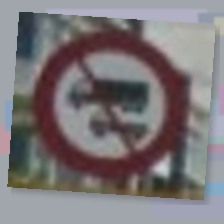
#> input picture data/generated/stage_c_sprint_02_synthetic_topup/no_heavy_vehicle/S02-006_no_heavy_vehicle.jpg, 224 x 224 px
$ python -i collect_stage_c_manual_01_residential_area_ahead.py   (imports and definitions only)
#> lines starting #> are read from the running program, lines starting #| are printed output that depends on the picture; after the words box and inside, x2 and y2 are one past the last pixel; in counts of white or black regions, pixels touching at a corner belong together
#> further down, picture is the input picture: PIL image 224x224 RGB; mean R, G, B 123.7, 118.3, 120.7
from __future__ import annotations

import argparse
import csv
import hashlib
import html
import re
import shutil
import time
from dataclasses import dataclass
from datetime import UTC, datetime
from io import BytesIO
from pathlib import Path
from typing import Any

import cv2
import numpy as np
import requests
from PIL import Image, ImageDraw, ImageOps, UnidentifiedImageError

PROJECT_ROOT = Path(__file__).resolve().parents[1]
STAGE_ID = "stage_c_manual_01_visual_commons"
TARGET_ID = "residential_area_ahead"
DISPLAY_NAME = "Residential area ahead"
COMMONS_API_URL = "https://commons.wikimedia.org/w/api.php"
COMMONS_CATEGORY = "Category:Road sign \u8b66-20 (China)"
USER_AGENT = "MiniProjectRoadSignResearch/1.0 (academic coursework data provenance)"

MANUAL_ROOT = PROJECT_ROOT / "data/raw/manual_collection/stage_c_manual_01/residential_area_ahead"
ORIGINAL_ROOT = MANUAL_ROOT / "original"
CROP_ROOT = MANUAL_ROOT / "crops"
MANIFEST_PATH = PROJECT_ROOT / "data/manifests/stage_c_manual_01_candidates.csv"
TRACKER_PATH = PROJECT_ROOT / "data/manifests/CURRENT_DATA_PROGRESS.csv"
CONTACT_SHEET_PATH = (
    PROJECT_ROOT
    / "outputs/review/00_CURRENT_REVIEW/stage_c_manual_residential_area_ahead_contact_sheet.jpg"
)
ASSIGNMENT_REFERENCE_PATH = PROJECT_ROOT / "data/official/assignment_images/Yellow Signs/045_1_0004.png"


@dataclass(frozen=True)
class ExternalImageSpec:
    source_title: str
    source_page_url: str
    image_url: str
    local_slug: str
    source_modality: str
    license_note: str
    notes: str
    crop_box_xyxy: tuple[int, int, int, int] | None = None


LOCAL_COMMONS_SPECS: tuple[tuple[int, str], ...] = (
    (1, "File:CN road sign \u8b66 23.svg"),
    (2, "File:104\u56fd\u9053 - National Highway 104 - 2015.08 - panoramio (1).jpg"),
    (3, "File:201812 Village Sign on Anshan Road near Anyuan Village.jpg"),
    (5, "File:Changping, Beijing, China - panoramio (155).jpg"),
    (6, "File:Dajiaoyu Village (20230125150536).jpg"),
    (7, "File:East Liangcun Village 01.jpg"),
    (8, "File:End of musical road at G108 Xiayunling section (20230122123921).jpg"),
    (9, "File:Mengzhai Village 01.jpg"),
    (10, "File:Village road sign beside road in China.jpg"),
    (11, "File:Xiaoniu Village 02.jpg"),
    (13, "File:\u4e1c\u6881\u6751\u897f\u6751\u53e3.jpg"),
    (14, "File:\u5c0f\u725b\u6751.jpg"),
    (15, "File:\u5c0f\u725b\u6751\u6751\u53e3 2020-04.jpg"),
    (16, "File:\u5c0f\u725b\u6751\u6751\u53e3.jpg"),
    (17, "File:\u5dde\u57ce\u8857\u9053\u8363\u82b1\u6811\u6751.jpg"),
    (18, "File:\u5f20\u5e84 02.jpg"),
    (19, "File:\u6881\u6751.jpg"),
    (20, "File:\u77f3\u9a6c\u6751\u9644\u8fd1\u7684\u6c49\u5893.jpg"),
    (21, "File:\u8001\u6caa\u676d\u516c\u8def Zhejiang - panoramio.jpg"),
)

EXTERNAL_IMAGES: tuple[ExternalImageSpec, ...] = (
    ExternalImageSpec(
        "ExcuseMyEnglish Mu Shan roadside village warning sign",
        "https://excusemyenglish.fr/Images/ImagesChine/Panneaux/InSitu/Content/Panneaux9.htm",
        "https://excusemyenglish.fr/Images/ImagesChine/Panneaux/InSitu/MaxiLiugong31a.jpg",
        "excusemyenglish_mu_shan",
        "real_road_photo_visual_match",
        "Public web page; license not stated. Keep for local academic candidate review only.",
        "Roadside China village warning sign above blue village name plate.",
    ),
    ExternalImageSpec(
        "Sohu Pasha Old Village roadside village warning sign",
        "https://www.sohu.com/a/419865166_120865726",
        "http://p0.itc.cn/images01/20200921/8a2766b8b8504d5085bb7489f6e7eb61.png",
        "sohu_pasha_old_village",
        "real_road_photo_visual_match",
        "Public web page; license not stated. Keep for local academic candidate review only.",
        "Roadside village warning sign above a blue Pasha Old Village sign.",
    ),
    ExternalImageSpec(
        "360 Baike Shuangtangjian village roadside sign",
        "https://baike.so.com/gallery/list?eid=9876047&ghid=first&pic_idx=1&sid=10223130",
        "https://so1.360tres.com/t01384a89c45000d1c5.jpg",
        "baike360_shuangtangjian",
        "real_road_photo_visual_match",
        "Public web page; license not stated. Keep for local academic candidate review only.",
        "Rural road photo with the China village warning sign beside a village name plate.",
    ),
    ExternalImageSpec(
        "Made-in-China Xinlu reflective village warning sign product photo",
        "https://es.made-in-china.com/co_xinluwiremesh/product_60X60cm-Reflective-Road-Traffic-Sign-For-Road-Safety-With-Aluminum-Plate_hrrryyeey.html",
        "https://image.made-in-china.com/202f0j00OJpBYbNqlckt/60X60cm-Reflective-Road-Traffic-Sign-for-Road-Safety-with-Aluminum-Plate.webp",
        "made_in_china_xinlu_product",
        "commercial_product_photo_visual_match",
        "Commercial product page preview; license not stated. Keep for local academic candidate review only.",
        "Physical reflective plate using the village/residential warning pictogram.",
    ),
    ExternalImageSpec(
        "Made-in-China RunKun multi-sign product photo foreground village sign",
        "https://runkunaluminum.en.made-in-china.com/product/XwbGOhAMGdYN/China-Aluminum-Road-Signs-Manufacturers-for-Safety-Warning-Signal-Board-Reflective-Traffic-Sign.html",
        "https://image.made-in-china.com/2f0j00rEakbQocFHgf/Aluminum-Road-Signs-Manufacturers-for-Safety-Warning-Signal-Board-Reflective-Traffic-Sign.jpg",
        "made_in_china_runkun_multi_foreground",
        "commercial_product_photo_visual_match",
        "Commercial product page preview; license not stated. Keep for local academic candidate review only.",
        "Foreground physical plate in a multi-sign product photo.",
        (190, 260, 580, 690),
    ),
    ExternalImageSpec(
        "NiPic village warning sign diagram",
        "https://www.nipic.com/show/38798795.html",
        "https://pic.nximg.cn/file/20220315/33650540_141740779109_2.jpg",
        "nipic_village_warning_diagram",
        "public_web_reference_diagram",
        "Stock/design page preview; license requires site terms. Keep for local academic candidate review only.",
        "Clear village warning sign diagram with the house/tree pictogram.",
    ),
    ExternalImageSpec(
        "NiPic village traffic warning sign diagram",
        "https://www.nipic.com/show/38751744.html",
        "https://pic.nximg.cn/file/20220311/31359956_155512809100_2.jpg",
        "nipic_village_traffic_diagram",
        "public_web_reference_diagram",
        "Stock/design page preview; license requires site terms. Keep for local academic candidate review only.",
        "Village warning sign diagram with Chinese text below the sign.",
    ),
    ExternalImageSpec(
        "NiPic village traffic identifier diagram",
        "https://www.nipic.com/show/24816143.html",
        "https://pic.nximg.cn/file/20190711/29541948_154656785000_2.jpg",
        "nipic_village_identifier_diagram",
        "public_web_reference_diagram",
        "Stock/design page preview; license requires site terms. Keep for local academic candidate review only.",
        "Clean village warning sign diagram with the same house/tree pictogram.",
    ),
    ExternalImageSpec(
        "GMW village entrance road warning sign",
        "https://difang.gmw.cn/nmg/2026-01/17/content_38542362.htm",
        "https://imgdifang.gmw.cn/attachement/jpg/site2/20260117/f44d305ea12e2ad53f8815.jpg",
        "gmw_village_entrance",
        "real_road_photo_visual_match",
        "Public news page; license not stated. Keep for local academic candidate review only.",
        "Real roadside village-warning sign on a blue village name plate.",
    ),
    ExternalImageSpec(
        "Sina Gengzhuang village road sign",
        "https://k.sina.com.cn/article_2920531853_ae13c78d00100dvyx.html",
        "http://n.sinaimg.cn/front/40/w480h360/20180914/pwv7-hkahyhw9954469.jpg",
        "sina_gengzhuang_village",
        "real_road_photo_visual_match",
        "Public news page; license not stated. Keep for local academic candidate review only.",
        "Real overhead roadside sign with the village-warning icon inside a blue village plate.",
    ),
    ExternalImageSpec(
        "QDZY product photo village warning sign 01",
        "http://www.qdzyjtgc.com/ddbzp/339.html",
        "http://www.qdzyjtgc.com/uploads/allimg/190706/1-1ZF61G1220-L.jpg",
        "qdzy_product_01",
        "commercial_product_photo_visual_match",
        "Commercial product page preview; license not stated. Keep for local academic candidate review only.",
        "Physical village-warning triangular sign product photo.",
    ),
    ExternalImageSpec(
        "QDZY product photo village warning sign 02",
        "http://www.qdzyjtgc.com/ddbzp/339.html",
        "http://www.qdzyjtgc.com/uploads/allimg/190706/1-1ZF61G135353.jpg",
        "qdzy_product_02",
        "commercial_product_photo_visual_match",
        "Commercial product page preview; license not stated. Keep for local academic candidate review only.",
        "Second physical village-warning triangular sign product photo.",
    ),
    ExternalImageSpec(
        "TT100K w3 legend residential/village warning icon",
        "https://lijiancheng0614.github.io/2019/04/16/2019_04_16_TT100K/",
        "data/raw/online_sources/tt100k_legend_icons/w3.png",
        "tt100k_w3_legend_icon",
        "dataset_legend_reference_icon",
        "TT100K legend reference icon already stored locally; original dataset use is academic/non-commercial.",
        "Exact w3 legend icon for the village/residential-area-ahead warning class.",
    ),
)

FIELDNAMES = [
    "stage_id",
    "candidate_id",
    "semantic_sign_id",
    "display_name",
    "source_title",
    "commons_page_url",
    "source_file_url",
    "download_url",
    "license_short_name",
    "license_url",
    "artist",
    "source_modality",
    "mapping_evidence",
    "assignment_reference_path",
    "local_original_path",
    "local_crop_path",
    "source_sha256",
    "crop_sha256",
    "source_width",
    "source_height",
    "crop_width",
    "crop_height",
    "crop_bbox_xyxy",
    "crop_method",
    "review_status",
    "counts_for_candidate_coverage",
    "notes",
]


def project_rel(path: Path) -> str:
    return path.resolve().relative_to(PROJECT_ROOT.resolve()).as_posix()


def sha256_bytes(content: bytes) -> str:
    return hashlib.sha256(content).hexdigest()


# [157 lines left out: functions slug, strip_html, safe_reset, commons_category_titles, commons_image_info, download_commons_raster and 2 more, not called in this run]


def save_image_bytes(content: bytes, path: Path) -> None:
    path.parent.mkdir(parents=True, exist_ok=True)
    path.write_bytes(content)


# [7 lines left out: function save_crop, not called in this run]


def yellow_warning_crop(image: Image.Image) -> tuple[Image.Image, tuple[int, int, int, int], str]:
    rgb = np.array(image.convert("RGB"))
    height, width = rgb.shape[:2]
#> height = 224; width = 224
    scale = 1.0
    work = rgb
    if max(height, width) > 1600:
        scale = 1600 / max(height, width)
        work = cv2.resize(
            rgb,
            (max(1, int(width * scale)), max(1, int(height * scale))),
            interpolation=cv2.INTER_AREA,
        )

    hsv = cv2.cvtColor(work, cv2.COLOR_RGB2HSV)
#> hsv: shape (224, 224, 3); mean H, S, V 100.3, 41.7, 130.4
    yellow = cv2.inRange(hsv, np.array([12, 45, 55]), np.array([48, 255, 255]))
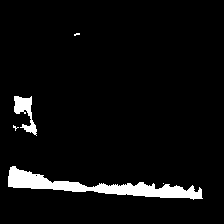
#> yellow: shape (224, 224); 5.2% white; 5 white regions (3 under 20 px), largest, box (x1, y1, x2, y2) and area: (8, 166, 203, 200) 2161, (14, 96, 37, 136) 407
    kernel = np.ones((5, 5), np.uint8)
    mask = cv2.morphologyEx(yellow, cv2.MORPH_CLOSE, kernel, iterations=2)
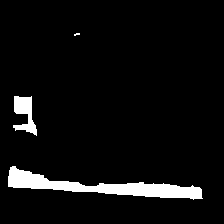
#> mask: shape (224, 224); 5.7% white; 3 white regions (1 under 20 px), largest, box (x1, y1, x2, y2) and area: (8, 166, 203, 200) 2319, (13, 96, 37, 136) 518
    mask = cv2.dilate(mask, kernel, iterations=1)
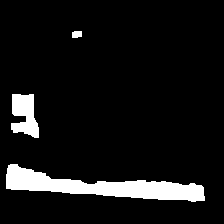
#> mask: shape (224, 224); 8.4% white; 3 white regions

    contours, _ = cv2.findContours(mask, cv2.RETR_EXTERNAL, cv2.CHAIN_APPROX_SIMPLE)
#> contours = 3 contours; box (x1, y1, x2, y2) and area: (6, 164, 205, 202) 3068, (11, 94, 39, 138) 776, (72, 31, 82, 38) 49
    best: tuple[float, int, int, int, int] | None = None
    image_area = work.shape[0] * work.shape[1]
#> image_area = 50176
    for contour in contours:
        x, y, bbox_width, bbox_height = cv2.boundingRect(contour)
        area = cv2.contourArea(contour)
        if bbox_width < 18 or bbox_height < 18 or area < 80:
            continue
        aspect = bbox_width / bbox_height
        density = area / (bbox_width * bbox_height)
        if aspect < 0.45 or aspect > 1.9 or density < 0.08:
            continue
        score = area * (0.8 + min(density, 0.75))
        if bbox_width * bbox_height > image_area * 0.75:
            score *= 0.35
        if best is None or score > best[0]:
            best = (score, x, y, bbox_width, bbox_height)
#> this loop made 3 passes
#> (x, y, bbox_width, bbox_height, area, aspect, density, score) on pass 2: (11, 94, 28, 44, 776.5, 0.636, 0.63, 1110.6)
#> (x, y, bbox_width, bbox_height, area, aspect, density) on pass 1: (6, 164, 199, 38, 3068.5, 5.24, 0.406)

    if best is None:
        side = min(width, height)
        x1 = (width - side) // 2
        y1 = (height - side) // 2
        bbox = (x1, y1, x1 + side, y1 + side)
        return image.crop(bbox), bbox, "center_fallback_no_yellow_warning_component"

    _, x, y, bbox_width, bbox_height = best
#> x = 11; y = 94; bbox_width = 28; bbox_height = 44
    x = int(x / scale)
    y = int(y / scale)
    bbox_width = int(bbox_width / scale)
    bbox_height = int(bbox_height / scale)
    pad = int(max(bbox_width, bbox_height) * 0.55)
#> pad = 24
    x1 = max(0, x - pad)
#> x1 = 0
    y1 = max(0, y - pad)
#> y1 = 70
    x2 = min(width, x + bbox_width + pad)
#> x2 = 63
    y2 = min(height, y + bbox_height + pad)
#> y2 = 162

    side = max(x2 - x1, y2 - y1)
#> side = 92
    cx = (x1 + x2) // 2
#> cx = 31
    cy = (y1 + y2) // 2
#> cy = 116
    x1 = max(0, cx - side // 2)
    y1 = max(0, cy - side // 2)
    x2 = min(width, x1 + side)
#> x2 = 92
    y2 = min(height, y1 + side)
    x1 = max(0, x2 - side)
    y1 = max(0, y2 - side)
    bbox = (x1, y1, x2, y2)
#> bbox = (0, 70, 92, 162)
    return image.crop(bbox), bbox, "yellow_warning_sign_auto_crop"


# [268 lines left out: functions crop_external_image, commons_source_modality, materialize_commons_rows, materialize_external_rows, materialize_candidates, write_manifest and 3 more, not called in this run]


# [2 lines not run here, left out]

>>> from PIL import Image
>>> picture = Image.open('../data/generated/stage_c_sprint_02_synthetic_topup/no_heavy_vehicle/S02-006_no_heavy_vehicle.jpg')
>>> result = yellow_warning_crop(picture)

$ run again, on data/generated/stage_c_sprint_02_synthetic_topup/no_heavy_vehicle/S02-008_no_heavy_vehicle.jpg
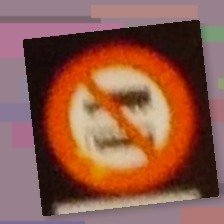
#> input picture data/generated/stage_c_sprint_02_synthetic_topup/no_heavy_vehicle/S02-008_no_heavy_vehicle.jpg, 224 x 224 px
#> picture is the input picture: PIL image 224x224 RGB; mean R, G, B 142.9, 90.5, 74
#> hsv: shape (224, 224, 3); mean H, S, V 66.1, 135.1, 143.3
#> in yellow_warning_crop, `yellow = cv2.inRange(hsv, np.array([12, 45, 55]), np.array([48, 255, 2..`:
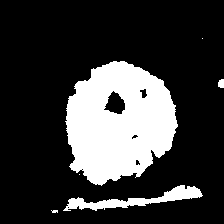
#> yellow: shape (224, 224); 22.3% white; 6 white regions (3 under 20 px), largest, box (x1, y1, x2, y2) and area: (65, 61, 178, 186) 9950, (63, 185, 203, 211) 1172, (218, 79, 224, 88) 47
#> in yellow_warning_crop, `mask = cv2.dilate(mask, kernel, iterations=1)`:
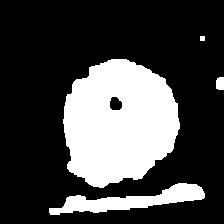
#> mask: shape (224, 224); 26.8% white; 4 white regions
#> contours = 4 contours, 1 with area under 20; largest, box (x1, y1, x2, y2) and area: (63, 59, 180, 188) 11237, (49, 183, 205, 215) 1875, (216, 77, 224, 90) 78
#> the loop in yellow_warning_crop, `for contour in contours:` made 4 passes
#> (x, y, bbox_width, bbox_height, area, aspect, density, score) on pass 3: (63, 59, 117, 129, 11237, 0.907, 0.745, 17355.7)
#> in yellow_warning_crop, `_, x, y, bbox_width, bbox_height = best`: x = 63; y = 59; bbox_width = 117; bbox_height = 129
#> pad = 70
#> x1 = 0
#> x2 = 224
#> cx = 112
#> bbox = (0, 0, 224, 224)

$ run again, on data/generated/stage_c_sprint_02_synthetic_topup/no_heavy_vehicle/S02-010_no_heavy_vehicle.jpg
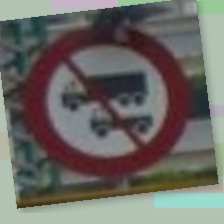
#> input picture data/generated/stage_c_sprint_02_synthetic_topup/no_heavy_vehicle/S02-010_no_heavy_vehicle.jpg, 224 x 224 px
#> picture is the input picture: PIL image 224x224 RGB; mean R, G, B 107.3, 104.7, 100.7
#> hsv: shape (224, 224, 3); mean H, S, V 91.8, 56.2, 115.6
#> in yellow_warning_crop, `yellow = cv2.inRange(hsv, np.array([12, 45, 55]), np.array([48, 255, 2..`:
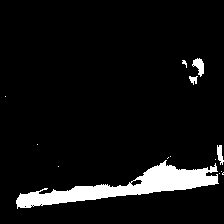
#> yellow: shape (224, 224); 7% white; 14 white regions (9 under 20 px), largest, box (x1, y1, x2, y2) and area: (16, 160, 219, 209) 3234, (192, 58, 204, 77) 128, (217, 145, 224, 165) 87, (189, 76, 198, 85) 48, (182, 60, 187, 68) 20
#> in yellow_warning_crop, `mask = cv2.dilate(mask, kernel, iterations=1)`:
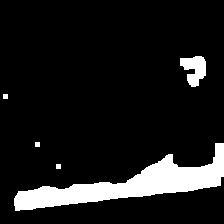
#> mask: shape (224, 224); 10.7% white; 5 white regions
#> contours = 5 contours, 3 with area under 20; largest, box (x1, y1, x2, y2) and area: (14, 143, 224, 211) 4532, (180, 56, 206, 87) 460
#> the loop in yellow_warning_crop, `for contour in contours:` made 5 passes
#> (x, y, bbox_width, bbox_height, area, aspect, density, score) on pass 5: (180, 56, 26, 31, 459.5, 0.839, 0.57, 629.6)
#> pad = 17
#> in yellow_warning_crop, `x1 = max(0, x - pad)`: x1 = 163
#> y1 = 39
#> in yellow_warning_crop, `x2 = min(width, x + bbox_width + pad)`: x2 = 223
#> y2 = 104
#> side = 65
#> cx = 193
#> cy = 71
#> in yellow_warning_crop, `x1 = max(0, cx - side // 2)`: x1 = 161
#> in yellow_warning_crop, `x2 = min(width, x1 + side)`: x2 = 224
#> in yellow_warning_crop, `x1 = max(0, x2 - side)`: x1 = 159
#> bbox = (159, 39, 224, 104)
